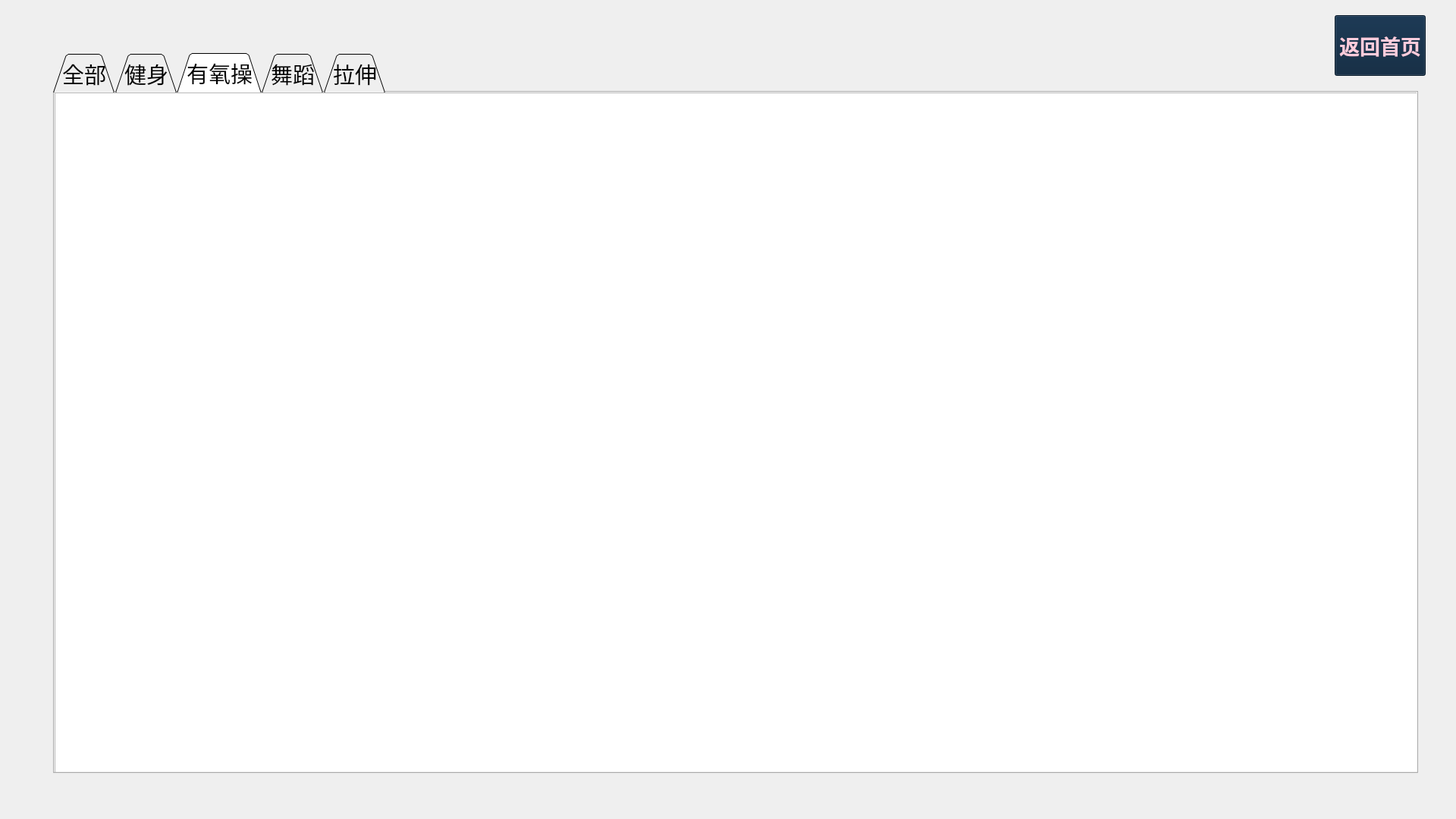
<?xml version="1.0" encoding="UTF-8"?>
<ui version="4.0">
 <class>ChososeTrainP</class>
 <widget class="QWidget" name="ChososeTrainP">
  <property name="geometry">
   <rect>
    <x>0</x>
    <y>0</y>
    <width>1920</width>
    <height>1080</height>
   </rect>
  </property>
  <property name="windowTitle">
   <string>Form</string>
  </property>
  <widget class="QPushButton" name="jumpToMainWindowP">
   <property name="geometry">
    <rect>
     <x>1760</x>
     <y>20</y>
     <width>120</width>
     <height>80</height>
    </rect>
   </property>
   <property name="font">
    <font>
     <family>Adobe Arabic</family>
     <pointsize>20</pointsize>
     <weight>75</weight>
     <bold>true</bold>
    </font>
   </property>
   <property name="styleSheet">
    <string notr="true">color: rgb(252, 204, 220);
background-color: rgb(7, 33, 58);</string>
   </property>
   <property name="text">
    <string>返回首页</string>
   </property>
  </widget>
  <widget class="QLabel" name="label_2">
   <property name="geometry">
    <rect>
     <x>10</x>
     <y>0</y>
     <width>1920</width>
     <height>1080</height>
    </rect>
   </property>
   <property name="text">
    <string/>
   </property>
   <property name="pixmap">
    <pixmap>../Image/patten2.png</pixmap>
   </property>
  </widget>
  <widget class="QTabWidget" name="allWidget">
   <property name="geometry">
    <rect>
     <x>70</x>
     <y>70</y>
     <width>1800</width>
     <height>950</height>
    </rect>
   </property>
   <property name="font">
    <font>
     <family>Adobe Arabic</family>
     <pointsize>22</pointsize>
    </font>
   </property>
   <property name="tabShape">
    <enum>QTabWidget::Triangular</enum>
   </property>
   <property name="currentIndex">
    <number>2</number>
   </property>
   <widget class="QWidget" name="tab">
    <attribute name="title">
     <string>全部</string>
    </attribute>
    <widget class="QListWidget" name="listWidget_1">
     <property name="geometry">
      <rect>
       <x>0</x>
       <y>0</y>
       <width>1800</width>
       <height>950</height>
      </rect>
     </property>
    </widget>
   </widget>
   <widget class="QWidget" name="tab_2">
    <attribute name="title">
     <string>健身</string>
    </attribute>
    <widget class="QListWidget" name="listWidget_2">
     <property name="geometry">
      <rect>
       <x>0</x>
       <y>0</y>
       <width>1800</width>
       <height>950</height>
      </rect>
     </property>
    </widget>
   </widget>
   <widget class="QWidget" name="tab_5">
    <attribute name="title">
     <string>有氧操</string>
    </attribute>
    <widget class="QListWidget" name="listWidget_3">
     <property name="geometry">
      <rect>
       <x>0</x>
       <y>0</y>
       <width>1800</width>
       <height>950</height>
      </rect>
     </property>
    </widget>
   </widget>
   <widget class="QWidget" name="tab_6">
    <attribute name="title">
     <string>舞蹈</string>
    </attribute>
    <widget class="QListWidget" name="listWidget_4">
     <property name="geometry">
      <rect>
       <x>0</x>
       <y>0</y>
       <width>1800</width>
       <height>950</height>
      </rect>
     </property>
    </widget>
   </widget>
   <widget class="QWidget" name="tab_7">
    <attribute name="title">
     <string>拉伸</string>
    </attribute>
    <widget class="QListWidget" name="listWidget_5">
     <property name="geometry">
      <rect>
       <x>0</x>
       <y>0</y>
       <width>1800</width>
       <height>950</height>
      </rect>
     </property>
    </widget>
   </widget>
  </widget>
  <zorder>label_2</zorder>
  <zorder>allWidget</zorder>
  <zorder>jumpToMainWindowP</zorder>
 </widget>
 <resources/>
 <connections/>
</ui>
